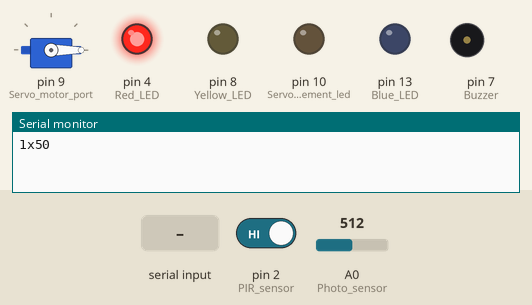
Bench run of a sketch on a simulated Arduino Uno, built with avr-gcc and run on an emulated ATmega328P. Shown: servo, output pins drawn as LEDs (lit = HIGH), buzzer (waves = sounding), the last lines printed to the serial monitor. Dashed ring = blinking. Inputs (shaded band) come from the test bench; at power-on: pin 2 (PIR_sensor) HIGH, A0 (Photo_sensor) = 512.

Above: at 1.8 s.
1.9 s: "1\n" received over Serial
At 2.3 s:
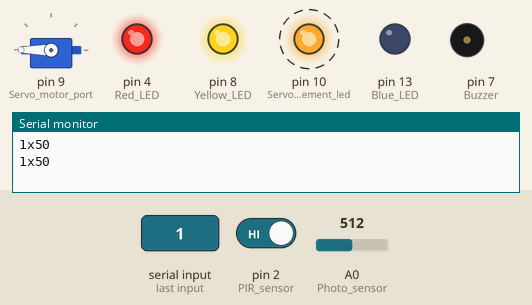
At 15.1 s:
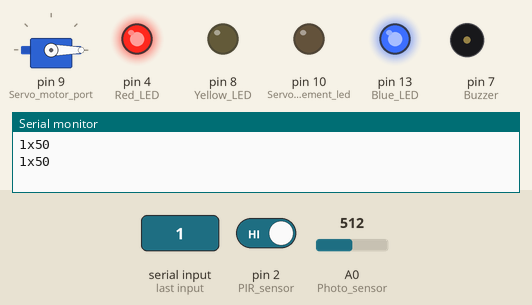
Timing chart, 0 to 20.2 s (numbered marks = the images above; inputs shaded):
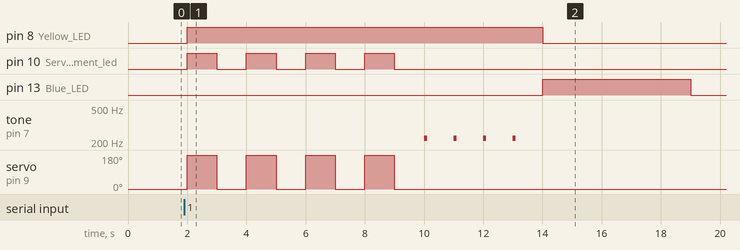

The sketch:

edge_device_3.ino
```cpp
#include <Servo.h>

//varibales for all the actuators and sensors
//serial communication from dashboard
unsigned int dashboardreply = 0;

//sensors
int PIR_sensor = 2;
byte Photo_sensor = A0;

//sensor read variables
int PIR_sensor_state = 0;
int Photo_sensor_value = 0;

//actuators
int Red_LED = 4;
int Yellow_LED = 8;
int Blue_LED = 13;
int Buzzer = 7;

//servo motor
int Servo_motor_port = 9;
Servo Servo_motor;

//servo motor led replacement
int Servo_Motor_replacement_led = 10;

void setup(){
    Serial.begin(9600);

    //setup the pinmodes
    //sensors
    pinMode(PIR_sensor,INPUT);
    pinMode(Photo_sensor,INPUT);

    //actuators
    pinMode(Red_LED,OUTPUT);
    pinMode(Yellow_LED,OUTPUT);
    pinMode(Blue_LED,OUTPUT);
    pinMode(Buzzer,OUTPUT);

    //SERVO MOTOR
    Servo_motor.attach(Servo_motor_port);
    Servo_motor.write(0);

    //servomotor led replacement
    pinMode(Servo_Motor_replacement_led,OUTPUT);

    //set the power status led to high
    digitalWrite(Red_LED,HIGH);
}

void loop(){

    //read the current values of the sensors
    PIR_sensor_state = digitalRead(PIR_sensor);
    Photo_sensor_value = analogRead(Photo_sensor);
    delay(1000);

    //write into serial for serail communication
    Serial.print(PIR_sensor_state);
    Serial.print("x");//delimiter for data extraction later
    Serial.print(map(Photo_sensor_value,0,1023,100,0));
    Serial.println();//delimiter for data extraction later

    //start the if conditions
    //serial available check if there is any messages in the FIFO serial
    if(Serial.available() > 0){
        //change the srial data to int for the if conditions
        dashboardreply = Serial.parseInt();
        if (dashboardreply == 1)//if there is force feed button from dash board
        {
            //set the processing LED to high
            digitalWrite(Yellow_LED,HIGH);

            //move the servo motor & led
            for (int i = 0; i < 4; i++)
            {
                digitalWrite(Servo_Motor_replacement_led,HIGH);
                Servo_motor.write(180);
                delay(1000);
                Servo_motor.write(0);
                digitalWrite(Servo_Motor_replacement_led,LOW);
                delay(1000);
            }

            //play the buzzer
            for (int i = 0; i < 4; i++)
            {
                tone(7, 220, 100);
                delay(1000);
            }

            //set the finish pouring led to high and turn off processing led
            digitalWrite(Yellow_LED,LOW);
            digitalWrite(Blue_LED,HIGH);
            delay(5000);
            digitalWrite(Blue_LED,LOW);
        }
        else if (dashboardreply == 2)//if the user sets the feeding function to normal mode
        {
            //set the processing LED to high
            digitalWrite(Yellow_LED,HIGH);

            //move the servo motor
            for (int i = 0; i < 4; i++)
            {
                digitalWrite(Servo_Motor_replacement_led,HIGH);
                Servo_motor.write(180);
                delay(1000);
                Servo_motor.write(0);
                digitalWrite(Servo_Motor_replacement_led,LOW);
                delay(1000);
            }

            //play the buzzer
            for (int i = 0; i < 4; i++)
            {
                tone(7, 220, 100);
                delay(1000);
            }

            //set the finish pouring led to high and turn off processing led
            digitalWrite(Yellow_LED,LOW);
            digitalWrite(Blue_LED,HIGH);
            delay(5000);
            digitalWrite(Blue_LED,LOW);
        }
        else if (dashboardreply == 3)//if the user sets the feeding function to diet mode
        {//set the processing LED to high
            digitalWrite(Yellow_LED,HIGH);

            //move the servo motor
            for (int i2 = 0; i2 < 3; i2++)
            {
                digitalWrite(Servo_Motor_replacement_led,HIGH);
                Servo_motor.write(180);
                delay(1000);
                Servo_motor.write(0);
                digitalWrite(Servo_Motor_replacement_led,LOW);
                delay(1000);
            }

            //play the buzzer
            for (int i = 0; i < 3; i++)
            {
                tone(7, 220, 100);
                delay(1000);
            }

            //set the finish pouring led to high and turn off processing led
            digitalWrite(Yellow_LED,LOW);
            digitalWrite(Blue_LED,HIGH);
            delay(5000);
            digitalWrite(Blue_LED,LOW);
        }
    }
}
```

Measured:
- after the input at 1.9 s, pin 8 (Yellow_LED): LOW → HIGH after 0.10 s, → LOW 12.0 s later; pin 10 (Servo_Motor_replacement_led): alternates HIGH for 1.0 s and LOW for 1.0 s, 8 changes in all, then stays LOW, starting after 0.10 s
